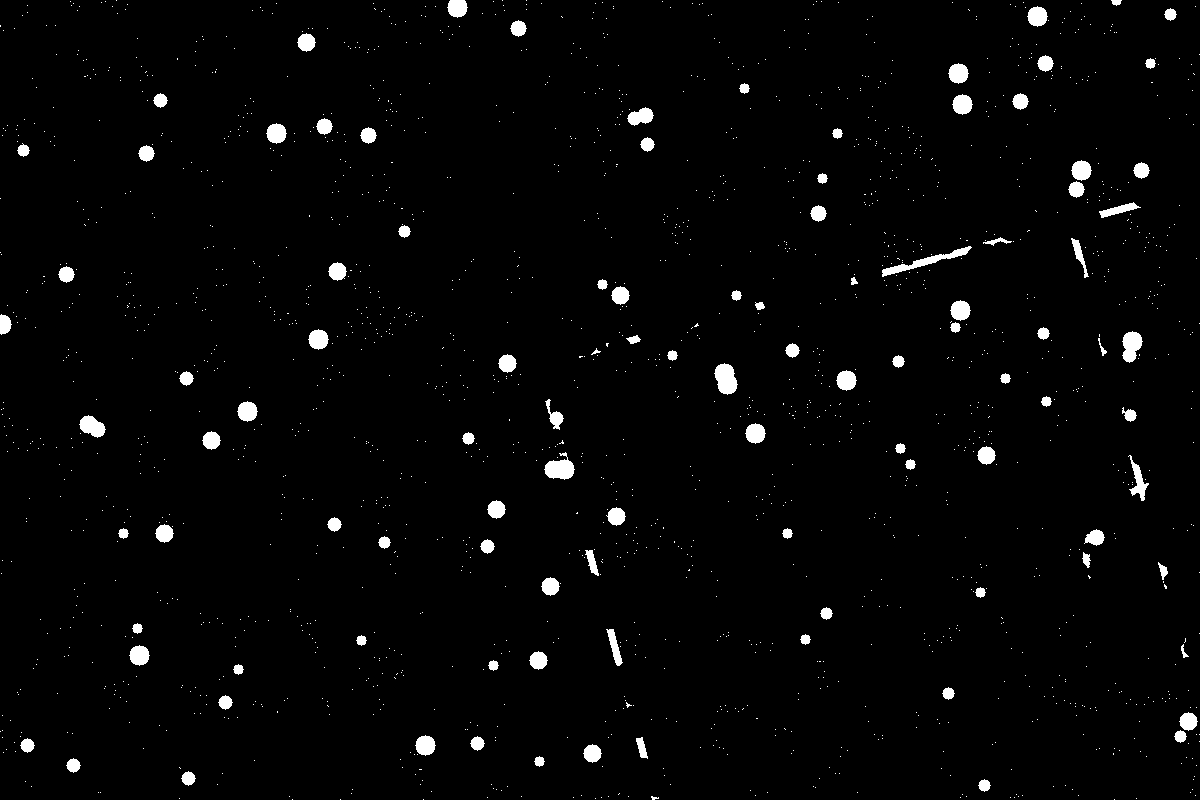
#> input picture src/vision_pkg/vision_pkg/maps/damaged_image.png, 1200 x 800 px, given in place of the camera
$ python perspective360_map_generator.py   (older library calls are emulated)
#> lines starting #> are read from the running program, lines starting #| are printed output that depends on the picture; after the words box and inside, x2 and y2 are one past the last pixel; in counts of white or black regions, pixels touching at a corner belong together
import cv2
import numpy as np
import time

#############################################
# Coordinate Estimator and Ground Map Code  #
#############################################

class CoordinateEstimator:
    def __init__(self, image_width, image_height, fov_horizontal, fov_vertical, camera_height, camera_tilt=0):
        """
        Initialize the coordinate estimator.
        """
        self.image_width = image_width
        self.image_height = image_height
        self.fov_h = np.radians(fov_horizontal)
        self.fov_v = np.radians(fov_vertical)
        self.camera_height = camera_height
        # Camera tilt is defined as the angle down from horizontal.
        self.camera_tilt = np.radians(camera_tilt)

        # Calculate focal lengths in pixels
        self.focal_length_x = (image_width / 2) / np.tan(self.fov_h / 2)
        self.focal_length_y = (image_height / 2) / np.tan(self.fov_v / 2)

        # Image center
        self.cx = image_width / 2
        self.cy = image_height / 2

        # Precompute world coordinates lookup table for each pixel.
        self.world_coords = self.precompute_world_coords()

    def precompute_world_coords(self):
        """
        Precompute the intersection of camera rays with the ground plane (y=0)
        for every pixel in the image. Returns an array of shape (H, W, 2) containing
        the (world_x, world_z) coordinates.
        """
        xs, ys = np.meshgrid(np.arange(self.image_width), np.arange(self.image_height))
        x_norm = (xs - self.cx) / self.focal_length_x
        y_norm = (ys - self.cy) / self.focal_length_y
        rays = np.stack((x_norm, y_norm, np.ones_like(x_norm)), axis=2)
        norms = np.linalg.norm(rays, axis=2, keepdims=True)
        rays_normalized = rays / norms

        # Rotation matrix for camera tilt (rotating from camera to world coordinates)
        ct = np.cos(self.camera_tilt)
        st = np.sin(self.camera_tilt)
        R = np.array([
            [1,    0,   0],
            [0,   ct,  st],
            [0,  -st,  ct]
        ])

        rays_flat = rays_normalized.reshape(-1, 3).T  # shape: (3, H*W)
        rays_world_flat = R @ rays_flat
        rays_world = rays_world_flat.T.reshape(self.image_height, self.image_width, 3)

        # Calculate scale factor 't' for intersection with ground (y=0)
        with np.errstate(divide='ignore', invalid='ignore'):
            t = -self.camera_height / rays_world[..., 1]
            t = np.where(np.abs(rays_world[..., 1]) < 1e-6, np.nan, t)
            t = np.where(t >= 0, np.nan, t)

        world_x = t * rays_world[..., 0]
        world_z = t * rays_world[..., 2]
        world_coords = np.stack((world_x, world_z), axis=2)
        return world_coords

    # [62 lines left out: functions estimate_world_position, draw_world_grid, not called in this run]

def initialize_estimator(desired_width,desired_height):
    """
    Initialize and return a CoordinateEstimator instance with desired parameters.
    Adjust these parameters as needed for your setup.
    """
    return CoordinateEstimator(
        image_width=desired_width,
        image_height=desired_height,
        fov_horizontal=92,  # example value, in degrees
        fov_vertical=80,    # example value, in degrees
        camera_height=0.68,  # meters
        camera_tilt=30      # degrees down from horizontal
    )

def create_ground_map(map_size_m=40, scale=20):
    """
    Create an empty ground map.
    """
    map_size_px = int(map_size_m * scale)
    return np.zeros((map_size_px, map_size_px), dtype=np.uint8)

def update_ground_map(ground_map, image, estimator, scale=20, max_distance=20, camera=None):
    """
    Update the ground map with detections from the image.
    """
    map_size_px = ground_map.shape[0]
    map_center = (map_size_px // 2, map_size_px // 2)
    gray = cv2.cvtColor(image, cv2.COLOR_BGR2GRAY)
    ret_thresh, binary = cv2.threshold(gray, 100, 255, cv2.THRESH_BINARY)
    ys, xs = np.where(binary > 0)
    world_points = estimator.world_coords[ys, xs]  # (N,2) array: [:,0]=world_x, [:,1]=world_z
    world_x = world_points[:, 0]
    world_z = world_points[:, 1]
    # Filter points within a maximum distance (here, based on z-distance)
    within_range = world_z <= max_distance
    world_x = world_x[within_range]
    world_z = world_z[within_range]

    if camera == "front":
        map_x = (map_center[0] - world_x * scale).astype(np.int32)
        map_y = (map_center[1] + world_z * scale).astype(np.int32)
    elif camera == "back":
        map_x = (map_center[0] + world_x * scale).astype(np.int32)
        map_y = (map_center[1] - world_z * scale).astype(np.int32)
    elif camera == "right":
        map_x = (map_center[0] - world_z * scale).astype(np.int32)
        map_y = (map_center[1] - world_x * scale).astype(np.int32)
    elif camera == "left":
        map_x = (map_center[0] + world_z * scale).astype(np.int32)
        map_y = (map_center[1] + world_x * scale).astype(np.int32)
    else:
        map_x = (map_center[0] - world_x * scale).astype(np.int32)
        map_y = (map_center[1] + world_z * scale).astype(np.int32)

    valid = (map_x >= 0) & (map_x < map_size_px) & (map_y >= 0) & (map_y < map_size_px)
    map_x = map_x[valid]
    map_y = map_y[valid]

    ground_map[map_y, map_x] = 255
    return ground_map

#############################################
# Multi-Camera Live Feed and Processing     #
#############################################

def open_camera(index, width, height, fps=60):
    """
    Open a camera using OpenCV. Returns the capture if successful, else None.
    """
    cap = cv2.VideoCapture(index, cv2.CAP_V4L2)
    if not cap.isOpened():
        print(f"Camera with index {index} could not be opened.")
        return None

    cap.set(cv2.CAP_PROP_FRAME_WIDTH, width)
    cap.set(cv2.CAP_PROP_FRAME_HEIGHT, height)
    cap.set(cv2.CAP_PROP_FPS, fps)
    cap.set(cv2.CAP_PROP_FOURCC, cv2.VideoWriter_fourcc(*'MJPG'))
    cap.set(cv2.CAP_PROP_BUFFERSIZE, 1)
    # Optional camera settings
    cap.set(cv2.CAP_PROP_BRIGHTNESS, 20)
    cap.set(cv2.CAP_PROP_AUTO_EXPOSURE, 1)
    cap.set(cv2.CAP_PROP_EXPOSURE, 1700)
    return cap

def multi_camera_preview():
    """
    Opens up to four cameras (front, back, left, right) and processes their live feed.
    The code is robust so that if some cameras are not connected, it continues with available ones.
    """
    # Define camera indices for different orientations.
    # Adjust the indices to match your system.
    camera_indices = {
        "front": 2,
        "back": 1,
        "left": 0,
        "right": 3
    }
    desired_width = 1644
    desired_height = 1256
    desired_fps = 60

    cameras = {}
    for orientation, idx in camera_indices.items():
        cap = open_camera(idx, desired_width, desired_height, fps=desired_fps)
        if cap is not None:
            cameras[orientation] = cap
        else:
            print(f"Skipping {orientation} camera.")

    if not cameras:
        print("No cameras available. Exiting.")
        return

    # Prepare undistortion parameters.
    # For simplicity, we use the same calibration for all cameras.
    # You can adjust these for each camera if needed.
    distortion_k1 = (105 - 100) / 100.0  # 0.05
    D = np.array([[distortion_k1], [0.0], [0.0], [0.0]], dtype=np.float32)

    # Initialize the coordinate estimator (parameters may be adjusted for your use-case)
    estimator = initialize_estimator(desired_width,desired_height)
    ground_map = create_ground_map(map_size_m=10, scale=100)

    # Setup FPS counters per camera
    fps_counters = {orientation: {"frame_count": 0, "start_time": time.time(), "fps": 0} for orientation in cameras}

    print("Press 'q' to exit, 's' to save the latest frame from any camera.")
    latest_frames = {orientation: None for orientation in cameras}

    while True:
        # Reset ground map each frame if you prefer fresh detections.
        ground_map[:] = 0

        for orientation, cap in cameras.items():
            ret, frame = cap.read()
            if not ret:
                print(f"Warning: Couldn't retrieve frame from {orientation} camera.")
                continue

            # Undistort the frame.
            h, w = frame.shape[:2]
            K = np.array([[w / 2, 0, w / 2],
                          [0, w / 2, h / 2],
                          [0, 0, 1]], dtype=np.float32)
            new_w, new_h = w, h
            new_K = cv2.fisheye.estimateNewCameraMatrixForUndistortRectify(
                        K, D, (w, h), np.eye(3), balance=1, new_size=(new_w, new_h))
            map1, map2 = cv2.fisheye.initUndistortRectifyMap(
                        K, D, np.eye(3), new_K, (new_w, new_h), cv2.CV_16SC2)
            undistorted = cv2.remap(frame, map1, map2,
                                    interpolation=cv2.INTER_LINEAR,
                                    borderMode=cv2.BORDER_CONSTANT)
            latest_frames[orientation] = undistorted

            # Update FPS counter.
            counter = fps_counters[orientation]
            counter["frame_count"] += 1
            elapsed = time.time() - counter["start_time"]
            if elapsed > 1:
                counter["fps"] = counter["frame_count"] / elapsed
                counter["frame_count"] = 0
                counter["start_time"] = time.time()

            cv2.putText(undistorted, f"{orientation} FPS: {counter['fps']:.1f}", (10, 30),
                        cv2.FONT_HERSHEY_SIMPLEX, 1, (0, 255, 0), 2)

            # Update the ground map with detections from this camera.
            # The 'camera' parameter tells the mapping function how to orient the points.
            ground_map = update_ground_map(ground_map, undistorted, estimator,
                                           scale=100, max_distance=20, camera=orientation)

            # Display each camera feed.
            cv2.imshow(f"{orientation} Feed", undistorted)
#> this loop made 4 passes
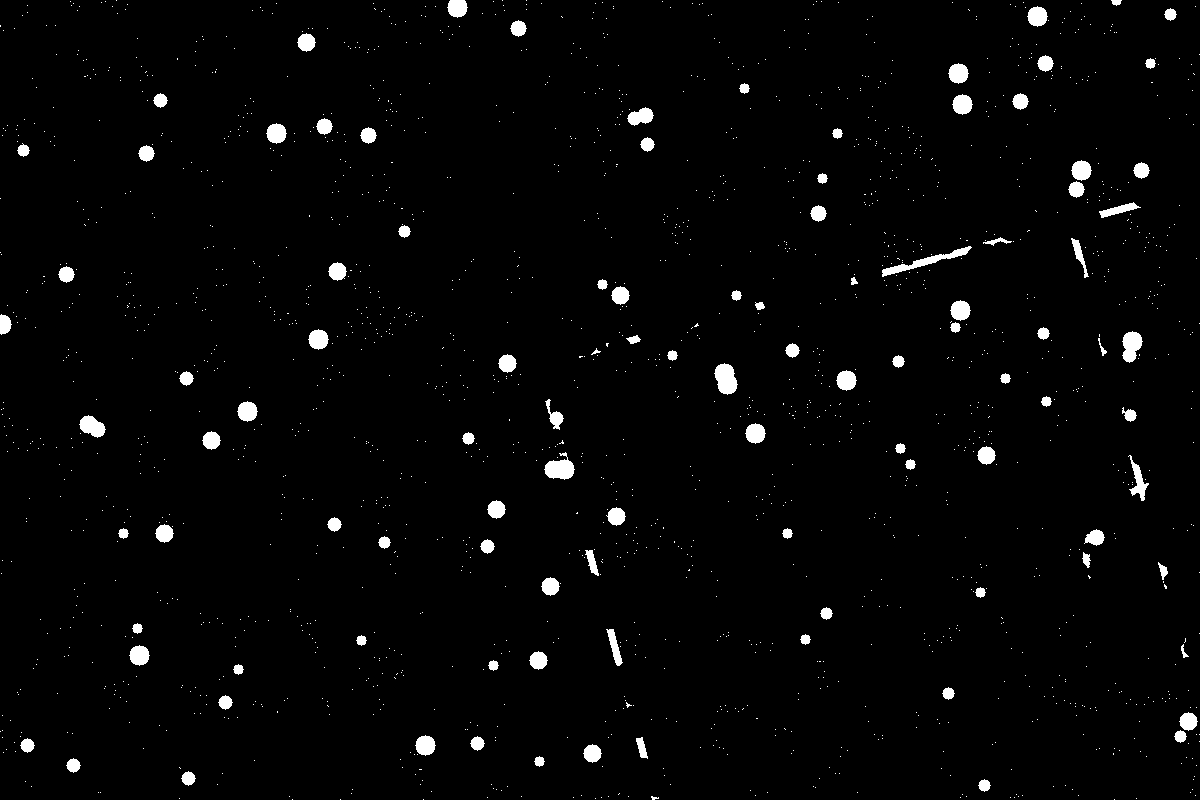
#> input picture src/vision_pkg/vision_pkg/maps/damaged_image.png, 1200 x 800 px, given in place of the camera
#> pass 1, in multi_camera_preview, `undistorted = cv2.remap(frame, map1, map2, interpolation=cv2.INTER_LIN..`:
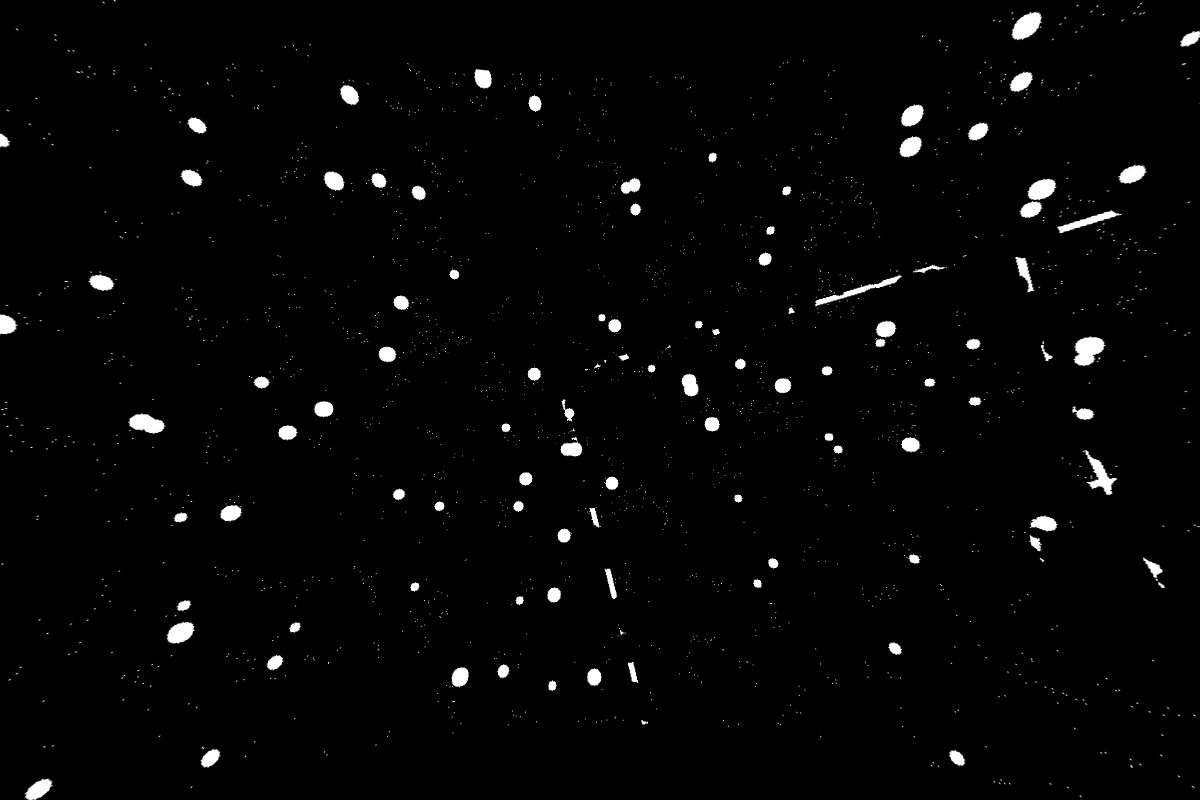
#> undistorted: shape (800, 1200, 3); min 0, max 255, mean 5
#> pass 1, in update_ground_map, `ret_thresh, binary = cv2.threshold(gray, 100, 255, cv2.THRESH_BINARY)`:
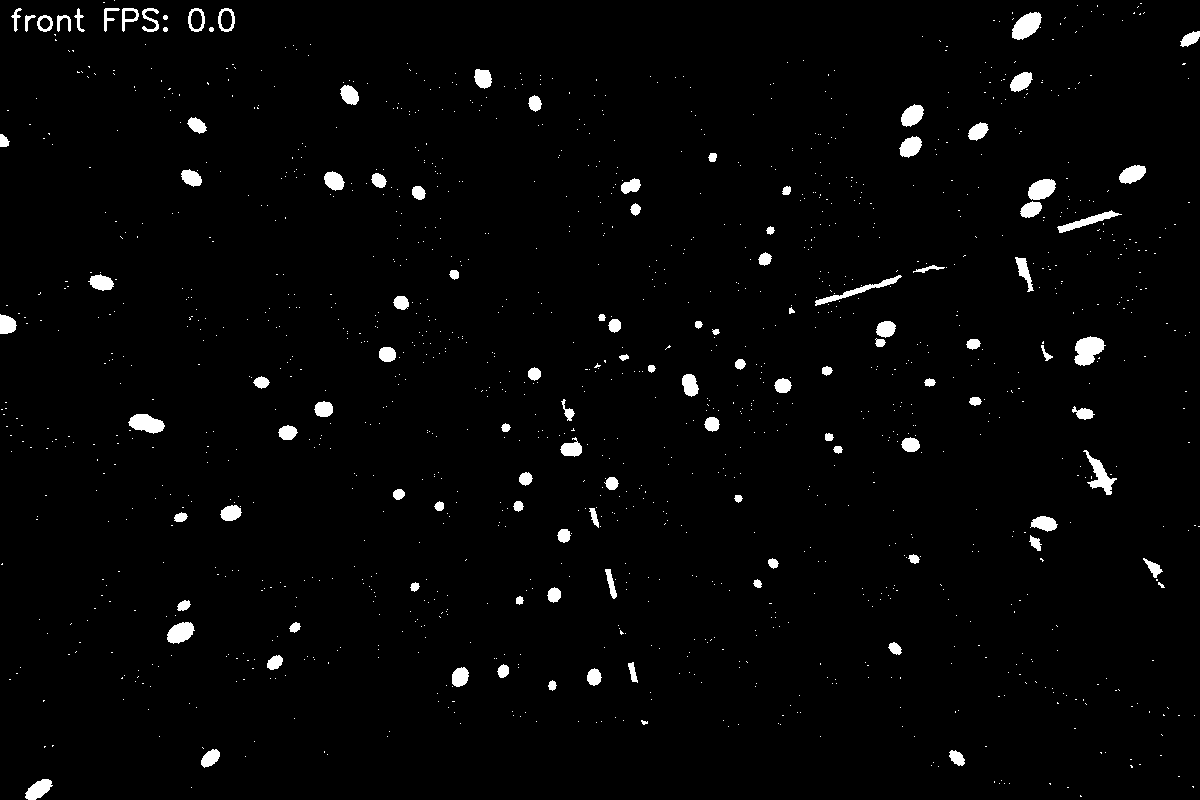
#> binary: shape (800, 1200); 2.2% white; 1338 white regions (1225 under 20 px), largest, box (x1, y1, x2, y2) and area: (1074, 336, 1106, 366) 624, (1012, 12, 1042, 40) 551, (1083, 450, 1117, 495) 500
#> pass 1, in multi_camera_preview, `ground_map = update_ground_map(ground_map, undistorted, estimator, sca..`:
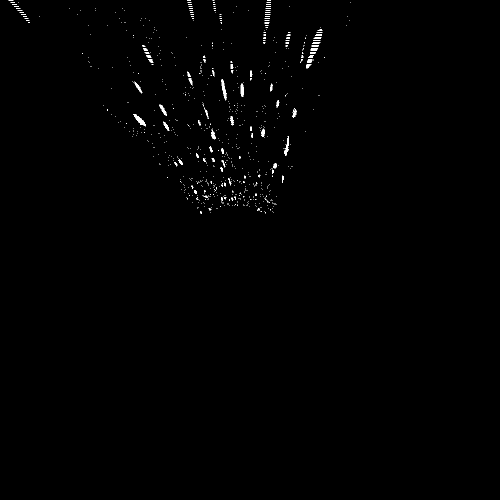
#> ground_map: shape (1000, 1000) (shown at 1/2 size); 0.39% white in thin lines or dots, all inside (x1, y1, x2, y2) = (17, 1, 701, 427)
#> frame is the input picture: shape (800, 1200, 3); 2.2% white; 1832 white regions (1727 under 20 px), largest, box (x1, y1, x2, y2) and area: (882, 246, 972, 277) 583, (714, 363, 738, 395) 532, (544, 452, 575, 480) 508
#> after the loop:
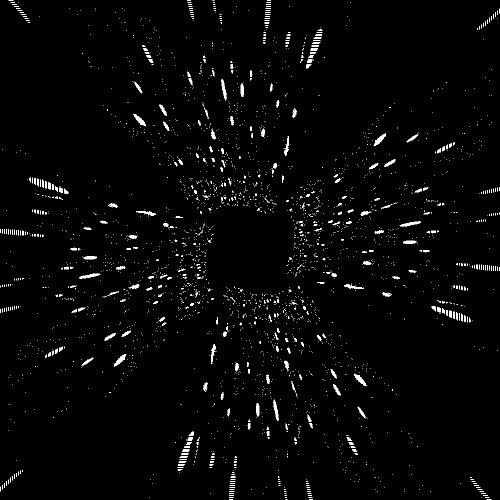
#> ground_map: shape (1000, 1000) (shown at 1/2 size); 1.5% white in thin lines or dots
#> after the loop, latest_frames = 4 items

        # Display the ground map.
        cv2.imshow("Ground Map (40x40m)", ground_map)

        key = cv2.waitKey(1) & 0xFF
#> (key q is pressed here)
        if key == ord('q'):
            break
        elif key == ord('s'):
            # Save the latest available frame from each camera.
            for orientation, frame in latest_frames.items():
                if frame is not None:
                    save_path = f'undistorted_{orientation}_saved.jpg'
                    cv2.imwrite(save_path, frame)
                    print(f"Image saved to {save_path}")

    # Release all cameras and close windows.
    for cap in cameras.values():
        cap.release()
    cv2.destroyAllWindows()

if __name__ == "__main__":
    multi_camera_preview()
